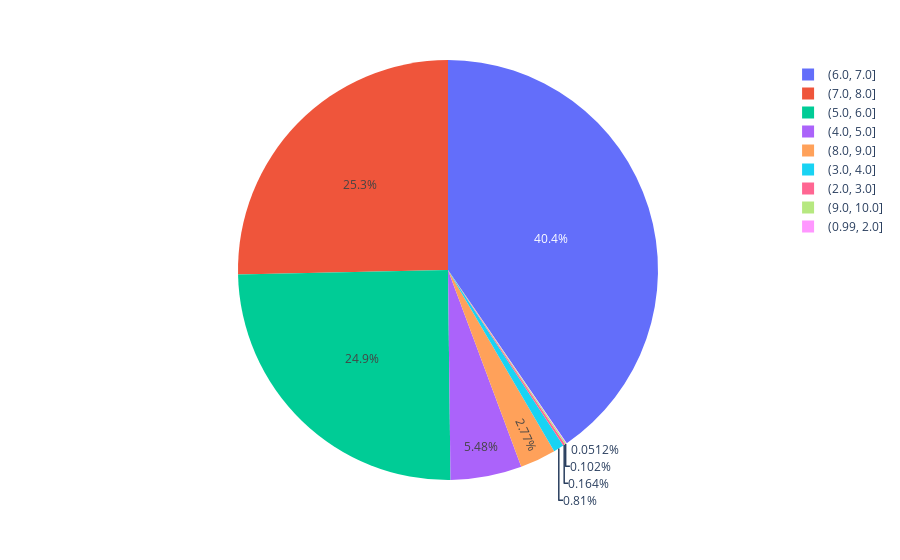

The cell this chart's notebook holds for it:
### Code cell
ratings = movies['vote_average'].value_counts(bins=9, sort=False)
print(ratings)

numbers = ratings.index.astype(str)
quantity = ratings.values
import plotly.express as px
fig = px.pie(movies, values=quantity, names=numbers)
fig.show()

### Figure 1 — Plotly figure (JSON) as saved in the notebook; plotly's stock layout.template omitted (floating-point values rounded to 4 significant figures)
{"data": [{"domain": {"x": [0, 1], "y": [0, 1]}, "hovertemplate": "label=%{label}<br>value=%{value}<extra></extra>", "labels": ["(0.99, 2.0]", "(2.0, 3.0]", "(3.0, 4.0]", "(4.0, 5.0]", "(5.0, 6.0]", "(6.0, 7.0]", "(7.0, 8.0]", "(8.0, 9.0]", "(9.0, 10.0]"], "legendgroup": "", "name": "", "showlegend": true, "type": "pie", "values": [5, 16, 79, 535, 2425, 3945, 2472, 270, 10]}], "layout": {"legend": {"tracegroupgap": 0}, "margin": {"t": 60}}}
